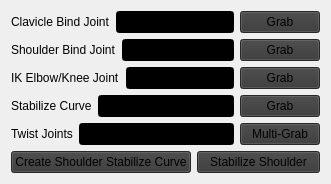
              <widget class="QWidget" name="tab">
               <attribute name="title">
                <string>Stabilizer Setup</string>
               </attribute>
               <layout class="QVBoxLayout" name="verticalLayout_15">
                <item>
                 <layout class="QVBoxLayout" name="verticalLayout_13">
                  <property name="bottomMargin">
                   <number>0</number>
                  </property>
                  <item>
                   <layout class="QHBoxLayout" name="horizontalLayout_25">
                    <property name="spacing">
                     <number>6</number>
                    </property>
                    <item>
                     <widget class="QLabel" name="lbl_stabClavJoint">
                      <property name="text">
                       <string>Clavicle Bind Joint</string>
                      </property>
                      <property name="margin">
                       <number>2</number>
                      </property>
                     </widget>
                    </item>
                    <item>
                     <widget class="QLineEdit" name="line_stabClavJoint">
                      <property name="styleSheet">
                       <string notr="true">border-color: rgb(255, 255, 255);
background-color: rgb(0, 0, 0);</string>
                      </property>
                     </widget>
                    </item>
                    <item>
                     <widget class="QPushButton" name="btn_grabStabClavJoint">
                      <property name="styleSheet">
                       <string notr="true">border-color: rgb(255, 255, 255);
background-color: rgb(56, 56, 56);</string>
                      </property>
                      <property name="text">
                       <string>Grab</string>
                      </property>
                     </widget>
                    </item>
                   </layout>
                  </item>
                  <item>
                   <layout class="QHBoxLayout" name="horizontalLayout_23">
                    <property name="spacing">
                     <number>6</number>
                    </property>
                    <item>
                     <widget class="QLabel" name="lbl_stabShoulderJoint">
                      <property name="text">
                       <string>Shoulder Bind Joint</string>
                      </property>
                      <property name="margin">
                       <number>2</number>
                      </property>
                     </widget>
                    </item>
                    <item>
                     <widget class="QLineEdit" name="line_stabShoulderJoint">
                      <property name="styleSheet">
                       <string notr="true">border-color: rgb(255, 255, 255);
background-color: rgb(0, 0, 0);</string>
                      </property>
                     </widget>
                    </item>
                    <item>
                     <widget class="QPushButton" name="btn_grabStabShoulderJoint">
                      <property name="styleSheet">
                       <string notr="true">border-color: rgb(255, 255, 255);
background-color: rgb(56, 56, 56);</string>
                      </property>
                      <property name="text">
                       <string>Grab</string>
                      </property>
                     </widget>
                    </item>
                   </layout>
                  </item>
                  <item>
                   <layout class="QHBoxLayout" name="horizontalLayout_21">
                    <property name="spacing">
                     <number>6</number>
                    </property>
                    <item>
                     <widget class="QLabel" name="lbl_ikElbowJoint">
                      <property name="text">
                       <string>IK Elbow/Knee Joint</string>
                      </property>
                      <property name="margin">
                       <number>2</number>
                      </property>
                     </widget>
                    </item>
                    <item>
                     <widget class="QLineEdit" name="line_ikElbowJoint">
                      <property name="styleSheet">
                       <string notr="true">border-color: rgb(255, 255, 255);
background-color: rgb(0, 0, 0);</string>
                      </property>
                     </widget>
                    </item>
                    <item>
                     <widget class="QPushButton" name="btn_grabIkElbowJoint">
                      <property name="styleSheet">
                       <string notr="true">border-color: rgb(255, 255, 255);
background-color: rgb(56, 56, 56);</string>
                      </property>
                      <property name="text">
                       <string>Grab</string>
                      </property>
                     </widget>
                    </item>
                   </layout>
                  </item>
                  <item>
                   <layout class="QHBoxLayout" name="horizontalLayout_22">
                    <property name="spacing">
                     <number>6</number>
                    </property>
                    <item>
                     <widget class="QLabel" name="lbl_stabilizeCurve">
                      <property name="text">
                       <string>Stabilize Curve</string>
                      </property>
                      <property name="margin">
                       <number>2</number>
                      </property>
                     </widget>
                    </item>
                    <item>
                     <widget class="QLineEdit" name="line_stabilizeCurve">
                      <property name="styleSheet">
                       <string notr="true">border-color: rgb(255, 255, 255);
background-color: rgb(0, 0, 0);</string>
                      </property>
                     </widget>
                    </item>
                    <item>
                     <widget class="QPushButton" name="btn_grabStabilizerCurve">
                      <property name="styleSheet">
                       <string notr="true">border-color: rgb(255, 255, 255);
background-color: rgb(56, 56, 56);</string>
                      </property>
                      <property name="text">
                       <string>Grab</string>
                      </property>
                     </widget>
                    </item>
                   </layout>
                  </item>
                  <item>
                   <layout class="QHBoxLayout" name="horizontalLayout_24">
                    <property name="spacing">
                     <number>6</number>
                    </property>
                    <item>
                     <widget class="QLabel" name="lbl_multiTwistJoints">
                      <property name="text">
                       <string>Twist Joints</string>
                      </property>
                      <property name="margin">
                       <number>2</number>
                      </property>
                     </widget>
                    </item>
                    <item>
                     <widget class="QLineEdit" name="line_multiTwistJoints">
                      <property name="styleSheet">
                       <string notr="true">border-color: rgb(255, 255, 255);
background-color: rgb(0, 0, 0);</string>
                      </property>
                     </widget>
                    </item>
                    <item>
                     <widget class="QPushButton" name="btn_grabMultiTwistJoints">
                      <property name="styleSheet">
                       <string notr="true">border-color: rgb(255, 255, 255);
background-color: rgb(56, 56, 56);</string>
                      </property>
                      <property name="text">
                       <string>Multi-Grab</string>
                      </property>
                     </widget>
                    </item>
                   </layout>
                  </item>
                  <item>
                   <layout class="QHBoxLayout" name="horizontalLayout_19">
                    <property name="spacing">
                     <number>6</number>
                    </property>
                    <item>
                     <widget class="QPushButton" name="btn_createStabilizeCurve">
                      <property name="styleSheet">
                       <string notr="true">border-color: rgb(255, 255, 255);
background-color: rgb(56, 56, 56);</string>
                      </property>
                      <property name="text">
                       <string>Create Shoulder Stabilize Curve</string>
                      </property>
                     </widget>
                    </item>
                    <item>
                     <widget class="QPushButton" name="btn_stabilizeShoulder">
                      <property name="styleSheet">
                       <string notr="true">border-color: rgb(255, 255, 255);
background-color: rgb(56, 56, 56);</string>
                      </property>
                      <property name="text">
                       <string>Stabilize Shoulder</string>
                      </property>
                     </widget>
                    </item>
                   </layout>
                  </item>
                 </layout>
                </item>
               </layout>
              </widget>
